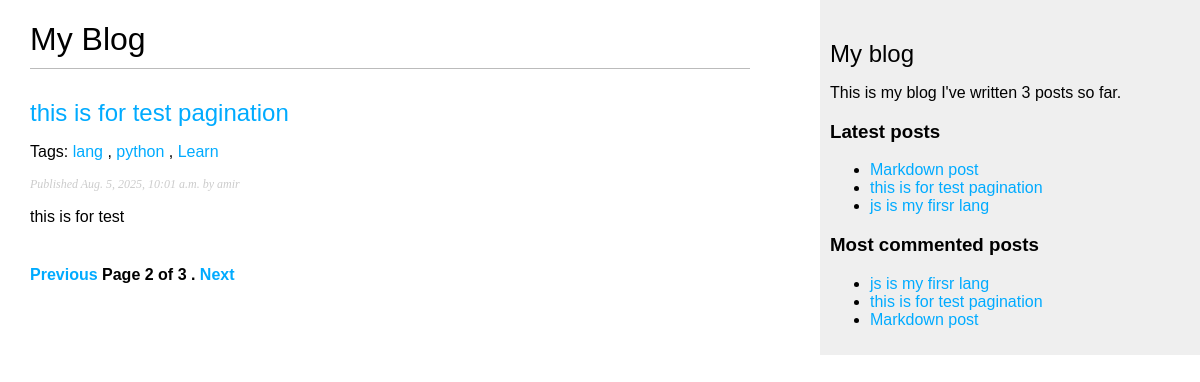
Page /post/?page=2 on the committed database.
### blog/models.py (models this page shows, shortened)
class Post(models.Model):
    class Status(models.TextChoices):
        DRAFT = 'DF', 'Draft'
        PUBLISHED = 'PB', 'Published'
    title = models.CharField(max_length=100)
    slug = models.SlugField(max_length=100, unique_for_date='publish')
    author = models.ForeignKey(settings.AUTH_USER_MODEL, on_delete=models.CASCADE, related_name="blog_posts")
    body = models.TextField()
    publish = models.DateTimeField(default=timezone.now)
    created = models.DateTimeField(auto_now_add=True)
    updated = models.DateTimeField(auto_now=True)
    status = models.CharField(max_length=2, choices=Status, default=Status.DRAFT)
    objects = models.Manager()
    published = PublishedManager()
    tags = TaggableManager()
    class Meta:
        ordering = ['-publish']
        indexes = [
            models.Index(fields=['-publish']),
        ]
    def get_absolute_url(self):
        return reverse(
            'blog:post_detail',
            args=[self.publish.year, self.publish.month, self.publish.day, self.slug]
        )

### blog/views.py (the view)
# urls.py: path('', views.post_list, name='post_list'),
def post_list(request, tag_slug=None):
    post_list = Post.published.all()
    tag = None
    if tag_slug:
        tag = get_object_or_404(Tag, slug=tag_slug)
        post_list = post_list.filter(tags__in=[tag])
    paginator = Paginator(post_list, 1)
    page_number = request.GET.get('page', 1)
    try:
        posts = paginator.page(page_number)
    except EmptyPage:
        posts = paginator.page(paginator.num_pages)
    except PageNotAnInteger:
        posts = paginator.page(1)
    return render(request, 'blog/post_list.html', {'posts': posts, 'tag': tag})

### blog/models.py (called while the page is built)
    def get_queryset(self):
        return (
            super().get_queryset().filter(status=Post.Status.PUBLISHED)
        )

### blog/templatetags/blog_tags.py (called while the page is built)
@register.simple_tag
def total_posts():
    return Post.published.count()

@register.inclusion_tag('blog/latest_post.html')
def show_latest_posts(count=5):
    latest_post = Post.published.order_by('-publish')[:count]
    return {
        'latest_post': latest_post
    }

@register.simple_tag
def get_most_commented_posts(count=3):
    return Post.published.annotate(
        total_comments=Count('comments')
    ).order_by('-total_comments')[:count]

@register.filter(name='markdown')
def markdown_format(text):
    return mark_safe(markdown.markdown(text))

### blog/templates/blog/post_list.html (shortened to what this page needs)
{% extends "blog/base.html" %}
{% load blog_tags %}
{% block content %}
<h1>My Blog</h1>
{% for post in posts %}
<h2>
    <a href="{{ post.get_absolute_url}}">
        {{ post.title }}
    </a>
</h2>
<p class="tags">
 Tags:
 {% for tag in post.tags.all %}
 <a href="{% url "blog:post_list_by_tag" tag.slug %}">
 {{ tag.name }}
 </a>{% if not forloop.last %}, {% endif %}
 {% endfor %}
 </p>
<p class="date">
    Published {{ post.publish }} by {{ post.author }}
</p>
{{ post.body|markdown|truncatewords_html:50 }}
{% endfor %}
{% include 'blog/pagination.html' with page=posts %}
{% endblock %}

### blog/templates/blog/base.html (shortened to what this page needs)
{% load static %}
{% load blog_tags %}
<!DOCTYPE html>
<html>
<head>
     <link href="{% static "css/blog.css" %}" rel="stylesheet">
</head>
<body>
<div id="content">
    {% block content %}
    {% endblock %}
</div>
<div id="sidebar">
    <h2>My blog</h2>
    <p>This is my blog
       I've written {% total_posts %} posts so far.
    </p>
    <h3>Latest posts</h3>
    {% show_latest_posts 3 %}
    <h3>Most commented posts</h3>
 {% get_most_commented_posts as most_commented_posts %}
 <ul>
 {% for post in most_commented_posts %}
 <li>
 <a href="{{ post.get_absolute_url }}">{{ post.title }}</a>
 </li>
 {% endfor %}
 </ul>
</div>
</body>
</html>

### blog/templates/blog/latest_post.html
<ul>
    {% for post in latest_post %}
    <li>
        <a href="{{ post.get_absolute_url }}">{{ post.title }}</a>
    </li>
    {% endfor %}
</ul>

### blog/static/css/blog.css (style rules this page uses)
body { margin:0; padding:0; font-family:helvetica, sans-serif; }
a { color:#00abff; text-decoration:none; }
h1 { font-weight:normal; border-bottom:1px solid #bbb; padding:0 0 10px 0; }
h2 { font-weight:normal; margin:30px 0 0; }
#content { float:left; width:60%; padding:0 0 0 30px; }
#sidebar { float:right; width:30%; padding:10px; background:#efefef; height:100%; }
p.date { color:#ccc; font-family: georgia, serif; font-size: 12px; font-style: italic; }

### rows in the picture
Post: title "this is for test pagination", publish "Aug. 5, 2025, 10:01 a.m.", author "amir", body "this is for test"
Tag: name "lang"
Tag: name "python"
Tag: name "Learn"
Post: title "Markdown post"
Post: title "js is my firsr lang"

### other values in the picture
{{ page.number }} "2"
{{ page.paginator.num_pages }} "3"
